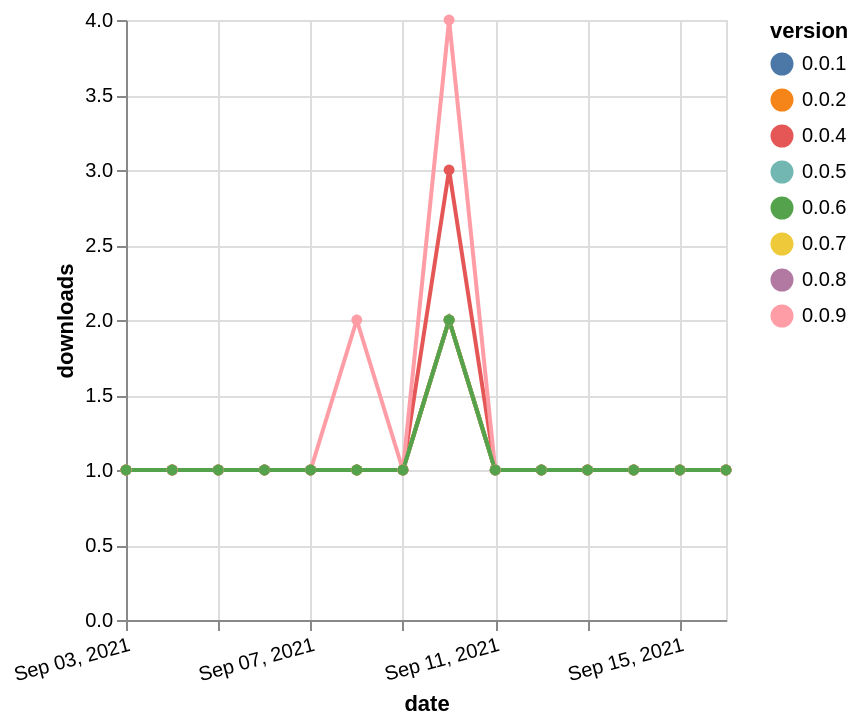

Write a Vega-Lite specification for this figure.
### Vega-Lite specification from a JSON file in a GitHub repository (floating-point values rounded to 4 significant figures)
{"$schema": "https://vega.github.io/schema/vega-lite/v5.json", "description": "A simple bar chart with embedded data.", "data": {"values": [{"date": "2021-09-03", "total": 141, "delta": 1, "version": "0.0.5"}, {"date": "2021-09-04", "total": 142, "delta": 1, "version": "0.0.5"}, {"date": "2021-09-05", "total": 143, "delta": 1, "version": "0.0.5"}, {"date": "2021-09-06", "total": 144, "delta": 1, "version": "0.0.5"}, {"date": "2021-09-07", "total": 145, "delta": 1, "version": "0.0.5"}, {"date": "2021-09-08", "total": 146, "delta": 1, "version": "0.0.5"}, {"date": "2021-09-09", "total": 147, "delta": 1, "version": "0.0.5"}, {"date": "2021-09-10", "total": 149, "delta": 2, "version": "0.0.5"}, {"date": "2021-09-11", "total": 150, "delta": 1, "version": "0.0.5"}, {"date": "2021-09-12", "total": 151, "delta": 1, "version": "0.0.5"}, {"date": "2021-09-13", "total": 152, "delta": 1, "version": "0.0.5"}, {"date": "2021-09-14", "total": 153, "delta": 1, "version": "0.0.5"}, {"date": "2021-09-15", "total": 154, "delta": 1, "version": "0.0.5"}, {"date": "2021-09-16", "total": 155, "delta": 1, "version": "0.0.5"}, {"date": "2021-09-03", "total": 120, "delta": 1, "version": "0.0.8"}, {"date": "2021-09-04", "total": 121, "delta": 1, "version": "0.0.8"}, {"date": "2021-09-05", "total": 122, "delta": 1, "version": "0.0.8"}, {"date": "2021-09-06", "total": 123, "delta": 1, "version": "0.0.8"}, {"date": "2021-09-07", "total": 124, "delta": 1, "version": "0.0.8"}, {"date": "2021-09-08", "total": 125, "delta": 1, "version": "0.0.8"}, {"date": "2021-09-09", "total": 126, "delta": 1, "version": "0.0.8"}, {"date": "2021-09-10", "total": 128, "delta": 2, "version": "0.0.8"}, {"date": "2021-09-11", "total": 129, "delta": 1, "version": "0.0.8"}, {"date": "2021-09-12", "total": 130, "delta": 1, "version": "0.0.8"}, {"date": "2021-09-13", "total": 131, "delta": 1, "version": "0.0.8"}, {"date": "2021-09-14", "total": 132, "delta": 1, "version": "0.0.8"}, {"date": "2021-09-15", "total": 133, "delta": 1, "version": "0.0.8"}, {"date": "2021-09-16", "total": 134, "delta": 1, "version": "0.0.8"}, {"date": "2021-09-03", "total": 186, "delta": 1, "version": "0.0.4"}, {"date": "2021-09-04", "total": 187, "delta": 1, "version": "0.0.4"}, {"date": "2021-09-05", "total": 188, "delta": 1, "version": "0.0.4"}, {"date": "2021-09-06", "total": 189, "delta": 1, "version": "0.0.4"}, {"date": "2021-09-07", "total": 190, "delta": 1, "version": "0.0.4"}, {"date": "2021-09-08", "total": 191, "delta": 1, "version": "0.0.4"}, {"date": "2021-09-09", "total": 192, "delta": 1, "version": "0.0.4"}, {"date": "2021-09-10", "total": 195, "delta": 3, "version": "0.0.4"}, {"date": "2021-09-11", "total": 196, "delta": 1, "version": "0.0.4"}, {"date": "2021-09-12", "total": 197, "delta": 1, "version": "0.0.4"}, {"date": "2021-09-13", "total": 198, "delta": 1, "version": "0.0.4"}, {"date": "2021-09-14", "total": 199, "delta": 1, "version": "0.0.4"}, {"date": "2021-09-15", "total": 200, "delta": 1, "version": "0.0.4"}, {"date": "2021-09-16", "total": 201, "delta": 1, "version": "0.0.4"}, {"date": "2021-09-03", "total": 138, "delta": 1, "version": "0.0.2"}, {"date": "2021-09-04", "total": 139, "delta": 1, "version": "0.0.2"}, {"date": "2021-09-05", "total": 140, "delta": 1, "version": "0.0.2"}, {"date": "2021-09-06", "total": 141, "delta": 1, "version": "0.0.2"}, {"date": "2021-09-07", "total": 142, "delta": 1, "version": "0.0.2"}, {"date": "2021-09-08", "total": 143, "delta": 1, "version": "0.0.2"}, {"date": "2021-09-09", "total": 144, "delta": 1, "version": "0.0.2"}, {"date": "2021-09-10", "total": 146, "delta": 2, "version": "0.0.2"}, {"date": "2021-09-11", "total": 147, "delta": 1, "version": "0.0.2"}, {"date": "2021-09-12", "total": 148, "delta": 1, "version": "0.0.2"}, {"date": "2021-09-13", "total": 149, "delta": 1, "version": "0.0.2"}, {"date": "2021-09-14", "total": 150, "delta": 1, "version": "0.0.2"}, {"date": "2021-09-15", "total": 151, "delta": 1, "version": "0.0.2"}, {"date": "2021-09-16", "total": 152, "delta": 1, "version": "0.0.2"}, {"date": "2021-09-03", "total": 143, "delta": 1, "version": "0.0.1"}, {"date": "2021-09-04", "total": 144, "delta": 1, "version": "0.0.1"}, {"date": "2021-09-05", "total": 145, "delta": 1, "version": "0.0.1"}, {"date": "2021-09-06", "total": 146, "delta": 1, "version": "0.0.1"}, {"date": "2021-09-07", "total": 147, "delta": 1, "version": "0.0.1"}, {"date": "2021-09-08", "total": 148, "delta": 1, "version": "0.0.1"}, {"date": "2021-09-09", "total": 149, "delta": 1, "version": "0.0.1"}, {"date": "2021-09-10", "total": 151, "delta": 2, "version": "0.0.1"}, {"date": "2021-09-11", "total": 152, "delta": 1, "version": "0.0.1"}, {"date": "2021-09-12", "total": 153, "delta": 1, "version": "0.0.1"}, {"date": "2021-09-13", "total": 154, "delta": 1, "version": "0.0.1"}, {"date": "2021-09-14", "total": 155, "delta": 1, "version": "0.0.1"}, {"date": "2021-09-15", "total": 156, "delta": 1, "version": "0.0.1"}, {"date": "2021-09-16", "total": 157, "delta": 1, "version": "0.0.1"}, {"date": "2021-09-03", "total": 172, "delta": 1, "version": "0.0.7"}, {"date": "2021-09-04", "total": 173, "delta": 1, "version": "0.0.7"}, {"date": "2021-09-05", "total": 174, "delta": 1, "version": "0.0.7"}, {"date": "2021-09-06", "total": 175, "delta": 1, "version": "0.0.7"}, {"date": "2021-09-07", "total": 176, "delta": 1, "version": "0.0.7"}, {"date": "2021-09-08", "total": 177, "delta": 1, "version": "0.0.7"}, {"date": "2021-09-09", "total": 178, "delta": 1, "version": "0.0.7"}, {"date": "2021-09-10", "total": 180, "delta": 2, "version": "0.0.7"}, {"date": "2021-09-11", "total": 181, "delta": 1, "version": "0.0.7"}, {"date": "2021-09-12", "total": 182, "delta": 1, "version": "0.0.7"}, {"date": "2021-09-13", "total": 183, "delta": 1, "version": "0.0.7"}, {"date": "2021-09-14", "total": 184, "delta": 1, "version": "0.0.7"}, {"date": "2021-09-15", "total": 185, "delta": 1, "version": "0.0.7"}, {"date": "2021-09-16", "total": 186, "delta": 1, "version": "0.0.7"}, {"date": "2021-09-03", "total": 191, "delta": 1, "version": "0.0.9"}, {"date": "2021-09-04", "total": 192, "delta": 1, "version": "0.0.9"}, {"date": "2021-09-05", "total": 193, "delta": 1, "version": "0.0.9"}, {"date": "2021-09-06", "total": 194, "delta": 1, "version": "0.0.9"}, {"date": "2021-09-07", "total": 195, "delta": 1, "version": "0.0.9"}, {"date": "2021-09-08", "total": 197, "delta": 2, "version": "0.0.9"}, {"date": "2021-09-09", "total": 198, "delta": 1, "version": "0.0.9"}, {"date": "2021-09-10", "total": 202, "delta": 4, "version": "0.0.9"}, {"date": "2021-09-11", "total": 203, "delta": 1, "version": "0.0.9"}, {"date": "2021-09-12", "total": 204, "delta": 1, "version": "0.0.9"}, {"date": "2021-09-13", "total": 205, "delta": 1, "version": "0.0.9"}, {"date": "2021-09-14", "total": 206, "delta": 1, "version": "0.0.9"}, {"date": "2021-09-15", "total": 207, "delta": 1, "version": "0.0.9"}, {"date": "2021-09-16", "total": 208, "delta": 1, "version": "0.0.9"}, {"date": "2021-09-03", "total": 137, "delta": 1, "version": "0.0.6"}, {"date": "2021-09-04", "total": 138, "delta": 1, "version": "0.0.6"}, {"date": "2021-09-05", "total": 139, "delta": 1, "version": "0.0.6"}, {"date": "2021-09-06", "total": 140, "delta": 1, "version": "0.0.6"}, {"date": "2021-09-07", "total": 141, "delta": 1, "version": "0.0.6"}, {"date": "2021-09-08", "total": 142, "delta": 1, "version": "0.0.6"}, {"date": "2021-09-09", "total": 143, "delta": 1, "version": "0.0.6"}, {"date": "2021-09-10", "total": 145, "delta": 2, "version": "0.0.6"}, {"date": "2021-09-11", "total": 146, "delta": 1, "version": "0.0.6"}, {"date": "2021-09-12", "total": 147, "delta": 1, "version": "0.0.6"}, {"date": "2021-09-13", "total": 148, "delta": 1, "version": "0.0.6"}, {"date": "2021-09-14", "total": 149, "delta": 1, "version": "0.0.6"}, {"date": "2021-09-15", "total": 150, "delta": 1, "version": "0.0.6"}, {"date": "2021-09-16", "total": 151, "delta": 1, "version": "0.0.6"}]}, "width": "container", "mark": {"type": "line", "point": {"filled": true}}, "encoding": {"x": {"field": "date", "type": "temporal", "timeUnit": "yearmonthdate", "title": "date", "axis": {"labelAngle": -15}}, "y": {"field": "delta", "type": "quantitative", "title": "downloads"}, "color": {"field": "version", "type": "nominal"}, "tooltip": {"field": "delta"}}}
